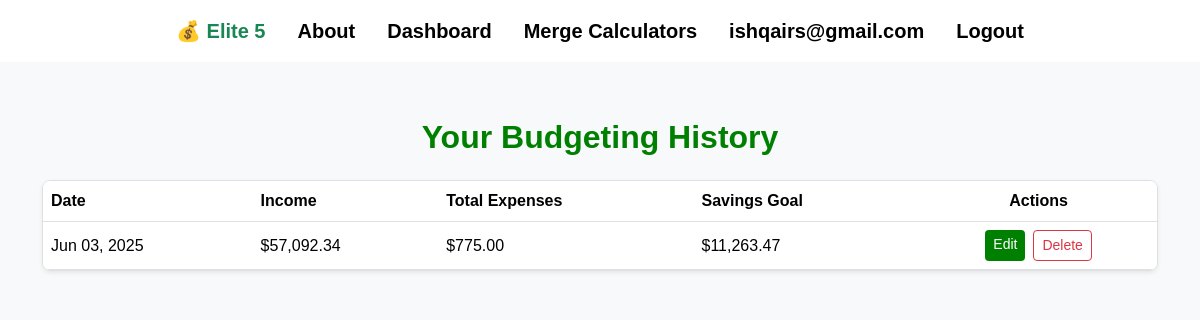
/budget/history/ (signed in), run on an earlier commit of the app's database.
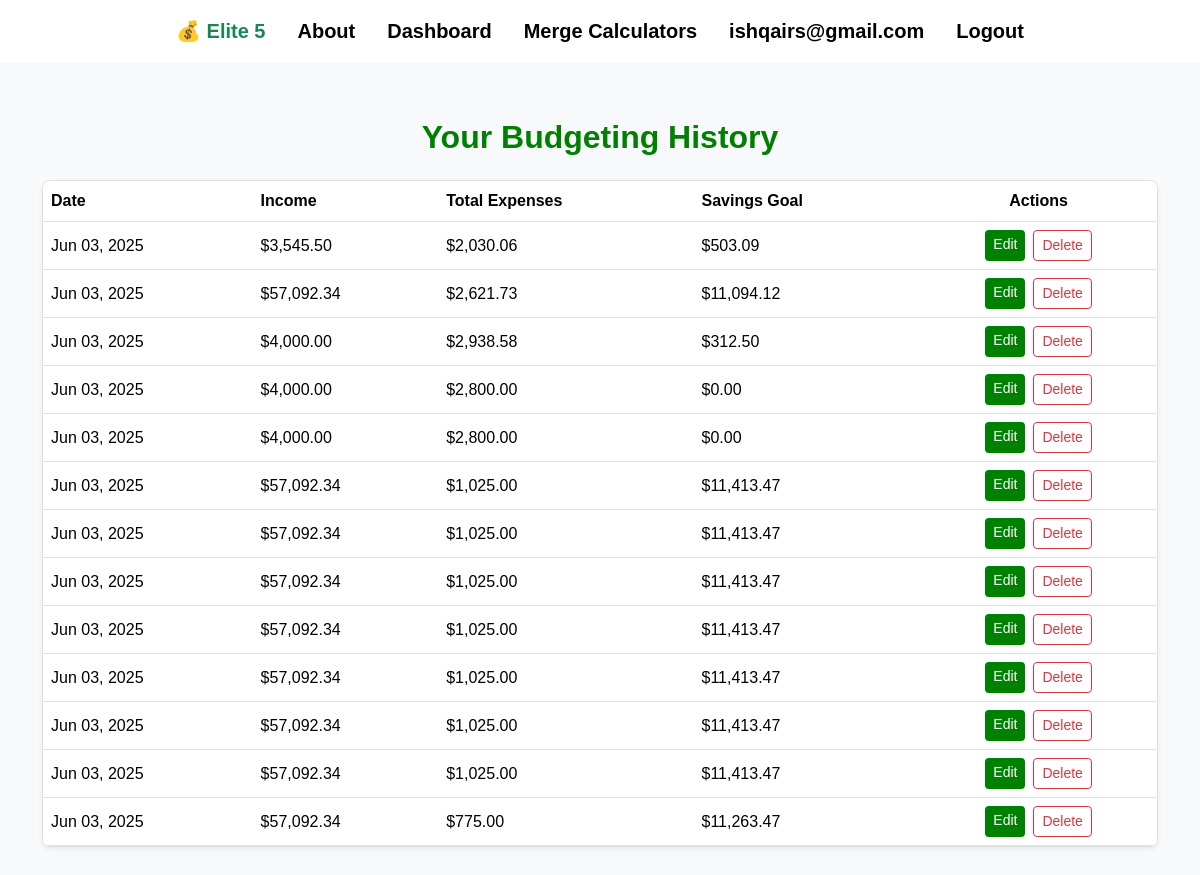
And on a later commit of the database.
### main/models.py (models this page shows, shortened)
class BudgetCalculation(models.Model):
    user = models.ForeignKey(User, on_delete=models.CASCADE)
    created_at = models.DateTimeField(auto_now_add=True)
    monthly_income = models.DecimalField(max_digits=10, decimal_places=2)
    total_expenses = models.DecimalField(max_digits=10, decimal_places=2)
    savings_goal = models.DecimalField(max_digits=10, decimal_places=2)

### main/views.py (the view)
# urls.py: path('budget/history/', views.budget_history, name='budget_history'),
@login_required
def budget_history(request):
    if request.user.is_authenticated:
        history = BudgetCalculation.objects.filter(user=request.user).order_by('-created_at')
        return render(request, 'main/budget_history.html', {'history': history})
    return redirect('login')

### main/templates/main/budget_history.html (shortened to what this page needs)
{% extends "main/base.html" %}
{% load humanize %}
{% block content %}
<div class="container py-5">
  <h2 class="text-center mb-4" style="color: green; font-weight: 600;">Your Budgeting History</h2>
  {% if history %}
    <div class="table-responsive shadow-sm rounded-3" style="border: 1px solid #e0e0e0;">
      <table class="table align-middle mb-0">
        <thead class="bg-light" style="color: green; font-weight: 600;">
          <tr>
            <th>Date</th>
            <th>Income</th>
            <th>Total Expenses</th>
            <th>Savings Goal</th>
            <th class="text-center">Actions</th>
          </tr>
        </thead>
        <tbody>
          {% for run in history %}
          <tr>
            <td>{{ run.created_at|date:"M d, Y" }}</td>
            <td>${{ run.monthly_income|intcomma }}</td>
            <td>${{ run.total_expenses|intcomma }}</td>
            <td>${{ run.savings_goal|intcomma }}</td>
            <td>
              <div class="d-flex flex-column flex-md-row gap-2 justify-content-center">
                <a href="{% url 'edit_budget_entry' run.pk %}" class="btn btn-sm" style="background-color: green; color: #fff; border: none; transition: background-color 0.3s;">
                  Edit
                </a>
                <form method="POST" action="{% url 'delete_budget_entry' run.pk %}" style="display:inline;">
                  <button type="submit" class="btn btn-sm btn-outline-danger" style="transition: background-color 0.3s;">
                    Delete
                  </button>
                </form>
              </div>
            </td>
          </tr>
          {% endfor %}
        </tbody>
      </table>
    </div>
  {% else %}
    <div class="text-center mt-4">
      <p style="color: #555;">No budgeting entries found yet.</p>
    </div>
  {% endif %}
</div>
{% endblock %}

What changed in the data, as far as the page shows it:
added BudgetCalculation: created_at "Jun 03, 2025", monthly_income "3,545.50", total_expenses "2,030.06", savings_goal "503.09"
added BudgetCalculation: created_at "Jun 03, 2025", monthly_income "57,092.34", total_expenses "2,621.73", savings_goal "11,094.12"
added BudgetCalculation: created_at "Jun 03, 2025", monthly_income "4,000.00", total_expenses "2,938.58", savings_goal "312.50"
added BudgetCalculation: created_at "Jun 03, 2025", monthly_income "4,000.00", total_expenses "2,800.00", savings_goal "0.00"
added BudgetCalculation: created_at "Jun 03, 2025", monthly_income "4,000.00", total_expenses "2,800.00", savings_goal "0.00"
added BudgetCalculation: created_at "Jun 03, 2025", monthly_income "57,092.34", total_expenses "1,025.00", savings_goal "11,413.47"
added BudgetCalculation: created_at "Jun 03, 2025", monthly_income "57,092.34", total_expenses "1,025.00", savings_goal "11,413.47"
added BudgetCalculation: created_at "Jun 03, 2025", monthly_income "57,092.34", total_expenses "1,025.00", savings_goal "11,413.47"
added BudgetCalculation: created_at "Jun 03, 2025", monthly_income "57,092.34", total_expenses "1,025.00", savings_goal "11,413.47"
added BudgetCalculation: created_at "Jun 03, 2025", monthly_income "57,092.34", total_expenses "1,025.00", savings_goal "11,413.47"
added BudgetCalculation: created_at "Jun 03, 2025", monthly_income "57,092.34", total_expenses "1,025.00", savings_goal "11,413.47"
added BudgetCalculation: created_at "Jun 03, 2025", monthly_income "57,092.34", total_expenses "1,025.00", savings_goal "11,413.47"
